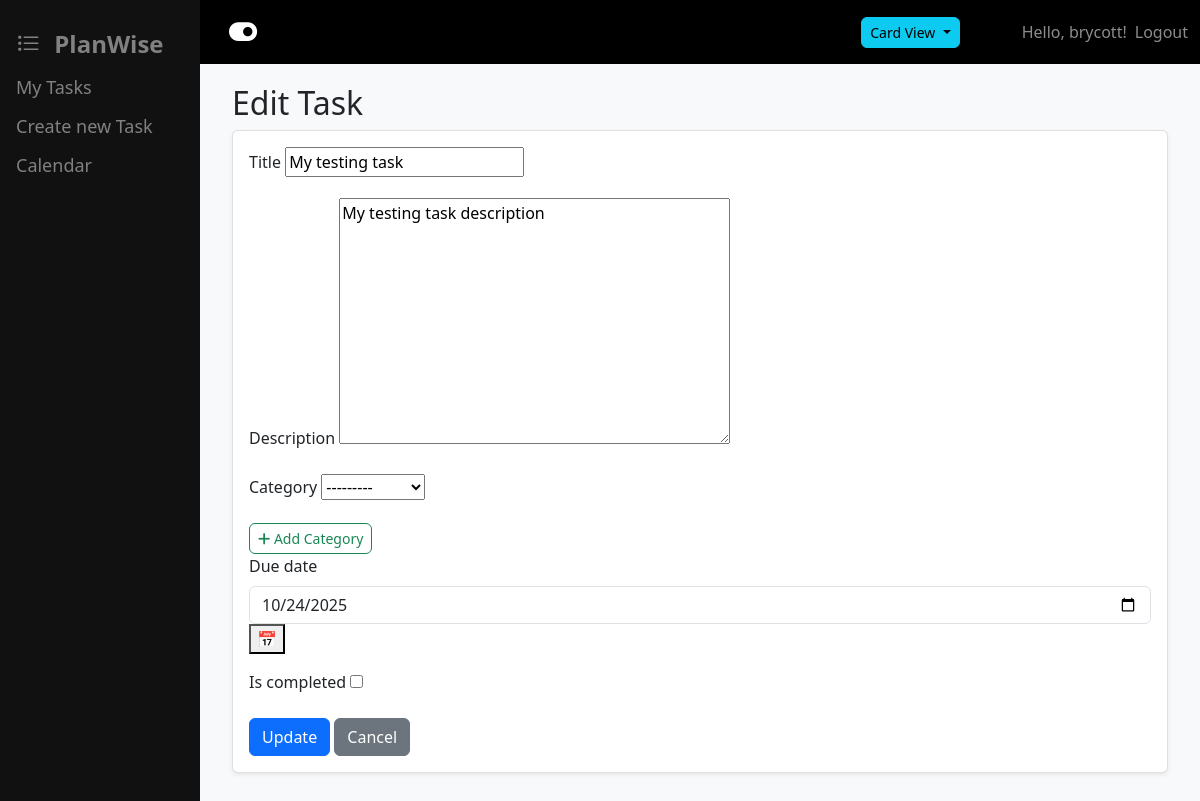
The page /task/20/edit/ (signed in) on the database its author committed.
### tasks/models.py (models this page shows, shortened)
class Task(models.Model):
    PRIORITY_CHOICES = [
        ('low', 'Low'),
        ('medium', 'Medium'),
        ('high', 'High'),
    ]
    title = models.CharField(max_length=200)
    description = models.TextField(blank=True)
    due_date = models.DateField(null=True, blank=True)
    category = models.ForeignKey(Category, on_delete=models.PROTECT, null=True, blank=True)
    is_completed = models.BooleanField(default=False)
    created_at = models.DateTimeField(auto_now_add=True)
    updated_at = models.DateTimeField(auto_now=True)
    user = models.ForeignKey(User, on_delete=models.CASCADE)
    class Meta:
        ordering = ['-created_at']

### tasks/views.py (the view)
# urls.py: path('task/<int:pk>/edit/', views.TaskUpdateView.as_view(), name='task_update'),
class TaskUpdateView(LoginRequiredMixin, UpdateView):
    model = Task
    form_class = TaskForm
    template_name = 'tasks/task_form.html'
    success_url = reverse_lazy('tasks:task_list')
    def get_form_kwargs(self):
        kwargs = super().get_form_kwargs()
        kwargs['user'] = self.request.user
        return kwargs
    def get_context_data(self, **kwargs):
        context = super().get_context_data(**kwargs)
        context['title'] = 'Edit Task'
        return context
    def get_queryset(self):
        return Task.objects.filter(user=self.request.user)

### tasks/forms.py
class TaskForm(forms.ModelForm):
    class Meta:
        model = Task
        fields = ['title', 'description', 'category', 'due_date', 'is_completed']
        widgets = {
            'due_date': forms.DateInput(attrs={'type': 'date', 'class': 'form-control'}),
        }
    def __init__(self, *args, **kwargs):
        user = kwargs.pop('user', None)
        super().__init__(*args, **kwargs)

### tasks/models.py (called while the page is built)
    def __str__(self):
        return self.name

### tasks/templates/tasks/task_form.html (shortened to what this page needs)
{% extends 'base.html' %}
{% load static %}
{% block content %}
  <link rel="stylesheet" href="{% static 'css/flatpickr.min.css' %}?v=2">
  <h2>{% if form.instance.pk %}Edit Task{% else %}Create Task{% endif %}</h2>
  <form method="post">
    <div class="card mb-4">
      <div class="card-body">
        {% for field in form %}
          {% if field.name == 'parent' %}
          {% elif field.name == 'due_date' %}
          <a href="{% url 'tasks:category_create' %}" class="btn btn-outline-success btn-sm">
                    <i class="fas fa-plus"></i> Add Category
                </a>
            <div class="mb-3">
              <label for="{{ field.id_for_label }}" class="form-label">{{ field.label }}</label>
              <div class="date-with-icon">
                {{ field }}
                <button type="button" id="dueDateIcon" class="calendar-toggle" aria-label="Open calendar">📅</button>
              </div>
            </div>
          {% else %}
            <div class="mb-3">
              <label for="{{ field.id_for_label }}" class="form-label">{{ field.label }}</label>
              {{ field }}
            </div>
          {% endif %}
        {% endfor %}
        <button type="submit" class="btn btn-primary">{% if form.instance.pk %}Update{% else %}Create Task{% endif %}</button>
  </form>
  <button class="btn btn-secondary" onclick="window.history.back()">Cancel</button>
      </div>
    </div>
{% endblock %}

### Templates/base.html (shortened to what this page needs)
{% load static %}
<!DOCTYPE html>
<html lang="en">
<head>
    <link href="https://cdn.jsdelivr.net/npm/bootstrap@5.3.0/dist/css/bootstrap.min.css" rel="stylesheet">
    <link rel="stylesheet" href="https://cdnjs.cloudflare.com/ajax/libs/font-awesome/6.4.0/css/all.min.css">
    <link rel="stylesheet" href="https://cdn.jsdelivr.net/npm/bootstrap-icons@1.11.3/font/bootstrap-icons.min.css">
    <link rel="stylesheet" href="{% static 'css/styles.css' %}?v=2">
</head>
<body>
    {% if user.is_authenticated %}
    <div class="sidenav">
        <a class="navbar-brand fs-4" href="{% url 'tasks:task_list' %}">
                <i class="bi bi-list-task fs-4 me-2"></i> PlanWise
            </a>
        <a class="nav-link" href="{% url 'tasks:task_list' %}">My Tasks</a>
        <a href="{% url 'tasks:task_create' %}">Create new Task</a>
        <a href="{% url 'tasks:task_calendar' %}">Calendar</a>
    </div>
    {% endif %}
    <nav class="navbar navbar-expand-lg navbar-dark ">
        <div class="container">
           {% if user.is_authenticated %}
            <button id="sidebarToggle" class="btn btn-lg" type="button" aria-label="Collapse sidebar" title="Collapse sidebar">
                 <i id="sidebarToggleIcon" class="fa-solid fa-toggle-on fa-lg text-white"></i>
           </button>
              {% endif %}
            <div class="collapse navbar-collapse justify-content-between" id="navbarNav">
                {% if user.is_authenticated %}
                <ul class="navbar-nav d-flex align-items-center justify-content-end w-75" style="height: 100%;">
                    <li class="nav-item">
                         <div class="d-flex align-items-center" style="height: 100%;">
                            <div class="dropdown">
                                <button class="btn btn-info btn-sm dropdown-toggle" type="button" id="viewDropdown" data-bs-toggle="dropdown" aria-expanded="false">
                                    <span id="currentViewLabel">Card View</span>
                                </button>
                            </div>
                        </div>
                    </li>
                </ul>
                {% endif %}
                <ul class="navbar-nav">
                    {% if user.is_authenticated %}
                        <li class="nav-item">
                            <span class="navbar-text me-2">Hello, {{ user.username }}!</span>
                        </li>
                        <li class="nav-item">
                            <form method="post" action="{% url 'logout' %}" style="display:inline;">
                                <button type="submit" class="nav-link btn btn-link" style="padding:0;">Logout</button>
                            </form>
                        </li>
                    {% endif %}
                </ul>
            </div>
        </div>
    </nav>
    <div class="container-fluid bg-light min-vh-100">
        <div class=" main" name="content" id="content">
            {% block content %}
            {% endblock %}
</body>
</html>

### static/css/styles.css (style rules this page uses)
body { background: black !important; }
.card { box-shadow: 0 0.125rem 0.25rem rgba(0, 0, 0, 0.075); border: 1px solid rgba(0, 0, 0, 0.125); }
.btn { border-radius: 0.375rem; }
.navbar-brand { font-weight: 700; }
.sidenav { height: 100%; width: 200px; position: fixed; z-index: 1; top: 0; left: 0; background-color: #111; overflow-x: hidden; padding-top: 20px; }
.sidenav a { padding: 6px 8px 6px 16px; text-decoration: none; font-size: 18px; color: #818181; display: block; }
:root { --sidebar-width: 200px; }
.sidenav { width: var(--sidebar-width); }
.main { margin-left: var(--sidebar-width); padding: 20px; }
.navbar { margin-left: var(--sidebar-width); }
.sidenav, .main, .navbar { transition: margin-left .25s ease, width .25s ease, padding .25s ease; }

### rows shown on the page
Task: form "My testing task" "My testing task description" "---------", form "10/24/2025"

### other values the page prints
{{ user.username }} "brycott"
{{ field.label }} "Title" "Description" "Category" "Is completed"
{{ field.label }} "Due date"
